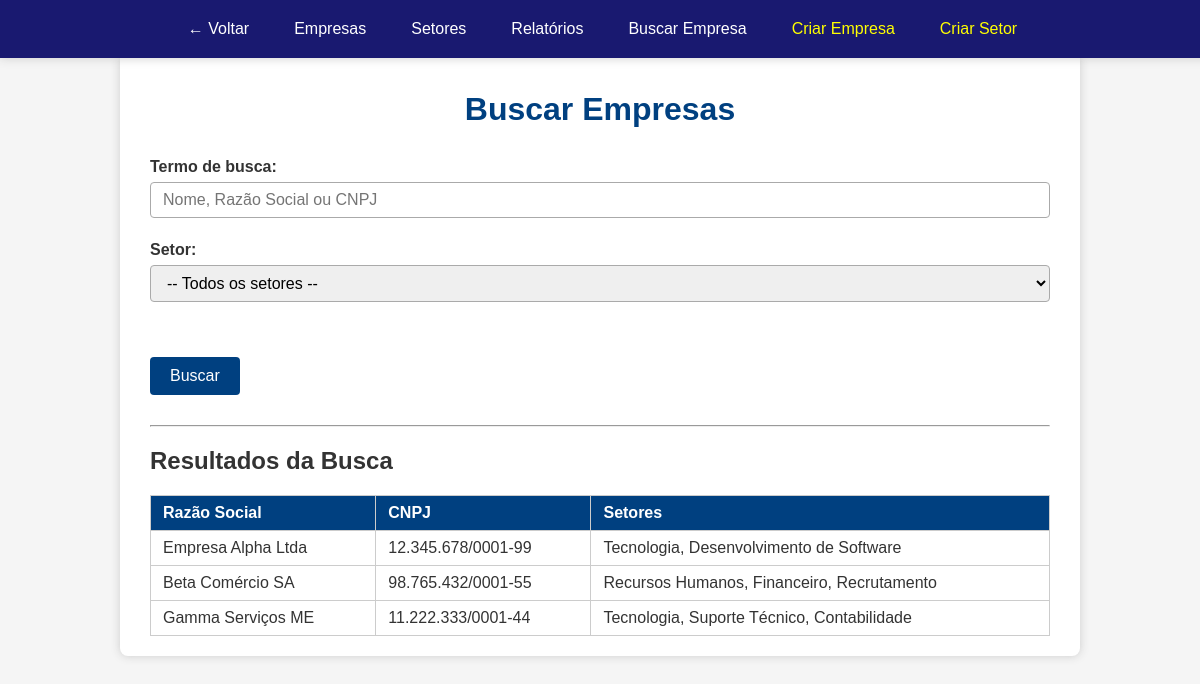
The app's page /empresa/search with its own data.
### tables this page shows
CREATE TABLE `empresa` (
  `id` int(10) UNSIGNED NOT NULL,
  `razao_social` varchar(100) NOT NULL,
  `nome_fantasia` varchar(100) DEFAULT NULL,
  `cnpj` varchar(45) NOT NULL
);

### controllers/EmpresaController.php (called while the page is built, shortened)
<?php
$db = (new Database())->getConnection();
require_once 'models/EmpresaModel.php';
class EmpresaController {
    private $model;
    public function __construct($db) {
        $this->model = new EmpresaModel($db);
    }
    public function search(){
        $term = $_GET['term'] ?? '';
        $setor_id = $_GET['setor_id'] ?? '';
        $empresas = $this->model->search($term, $setor_id);
    require_once __DIR__ . '/../views/empresa/search.php';
}
}

### index.php (called while the page is built, shortened)
<?php
$dbClass = new Database();
$db = $dbClass->getConnection();
$request = $_SERVER['REQUEST_URI'];
$request = parse_url($request, PHP_URL_PATH);
$basePath = '/projetoathia';
if (strpos($request, $basePath) === 0) {
    $request = substr($request, strlen($basePath));
}
$request = trim($request, '/');
$parts = explode('/', $request);
$action = $parts[1] ?? 'index';
$params = array_slice($parts, 2);
$controller = new $controllerName($db);
call_user_func_array([$controller, $action], $params);

### models/EmpresaModel.php (called while the page is built, shortened)
<?php
class EmpresaModel {
    public function __construct($db) {
        $this->conn = $db;
    }
    public function search($term = '', $setor_id = '') {
        $sql = "SELECT e.*,
                    GROUP_CONCAT(s.descricao SEPARATOR ', ') AS setores
                FROM empresa e
                LEFT JOIN empresa_setor es ON e.id = es.empresa_id
                LEFT JOIN setor s ON s.id = es.setor_id
                WHERE (e.razao_social LIKE :term OR e.cnpj LIKE :term)";
    $sql .= " GROUP BY e.id";
    $stmt = $this->conn->prepare($sql);
    $termWildcard = '%' . $term . '%';
    $stmt->bindParam(':term', $termWildcard);
    $stmt->execute();
    return $stmt->fetchAll(PDO::FETCH_ASSOC);
    }
}

### views/empresa/search.php (the view, shortened to what this page needs)
<!DOCTYPE html>
<html lang="pt-br">
<head>
    <link rel="stylesheet" href="<?= BASE_URL ?>/public/css/style.css" />
</head>
<body>
    <?php include BASE_PATH . 'public/components/menu.php'; ?>
    <div class="container">
        <h1>Buscar Empresas</h1>
        <form method="GET" action="<?= BASE_URL ?>/empresa/search">
            <div class="form-group">
                <label for="term">Termo de busca:</label>
                <input type="text" id="term" name="term" value="<?= htmlspecialchars($term ?? '') ?>" placeholder="Nome, Razão Social ou CNPJ" />
            </div>
            <div class="form-group">
                <label for="setor_id">Setor:</label>
                <select id="setor_id" name="setor_id">
                    <option value="">-- Todos os setores --</option>
                </select>
            </div>
            <button type="submit">Buscar</button>
        </form>
        <hr>
        <h2>Resultados da Busca</h2>
    <?php if (isset($empresas)): ?>
        <?php if (count($empresas) > 0): ?>
            <table>
                <thead>
                    <tr>
                        <th>Razão Social</th>
                        <th>CNPJ</th>
                        <th>Setores</th>
                    </tr>
                </thead>
                <tbody>
                    <?php foreach ($empresas as $empresa): ?>
                        <tr class="select">
                            <td><?= htmlspecialchars($empresa['razao_social']) ?></td>
                            <td><?= htmlspecialchars($empresa['cnpj']) ?></td>
                            <td><?= htmlspecialchars($empresa['setores'] ?? 'Nenhum') ?></td>
                        </tr>
                    <?php endforeach; ?>
                </tbody>
            </table>
        <?php else: ?>
            <div class="no-results" style="margin-top: 20px; font-weight: bold; color: #555;">
                Nenhuma empresa encontrada para os critérios informados.
            </div>
        <?php endif; ?>
    <?php endif; ?>
    </div>
</body>
</html>

### public/css/style.css (style rules this page uses)
body { font-family: Arial, sans-serif; margin: 30px; background: #f5f5f5; color: #333; }
.container { max-width: 900px; background: white; padding: 20px 30px; border-radius: 8px; box-shadow: 0 0 10px #ccc; margin:50px auto; }
h1 { text-align: center; margin-bottom: 30px; color: #004080; }
form { margin-bottom: 30px; }
.form-group { margin-bottom: 15px; }
label { display: block; font-weight: bold; margin-bottom: 6px; }
input[type="text"], select { width: 100%; padding: 8px 12px; font-size: 16px; border: 1px solid #aaa; border-radius: 4px; box-sizing: border-box; transition: border-color 0.2s; margin-bottom: 0.5em; }
button { background-color: #004080; color: white; padding: 10px 20px; border: none; font-size: 16px; cursor: pointer; border-radius: 4px; transition: background-color 0.2s; margin: 2em 0 0 0; }
table { width: 100%; border-collapse: collapse; margin-top: 10px; }
th, td { border: 1px solid #ccc; padding: 8px 12px; text-align: left; }
th { background-color: #004080; color: white; }

### records on screen
empresa: razao_social "Empresa Alpha Ltda", cnpj "12.345.678/0001-99", setores "Tecnologia, Desenvolvimento de Software"
empresa: razao_social "Beta Comércio SA", cnpj "98.765.432/0001-55", setores "Recursos Humanos, Financeiro, Recrutamento"
empresa: razao_social "Gamma Serviços ME", cnpj "11.222.333/0001-44", setores "Tecnologia, Suporte Técnico, Contabilidade"
